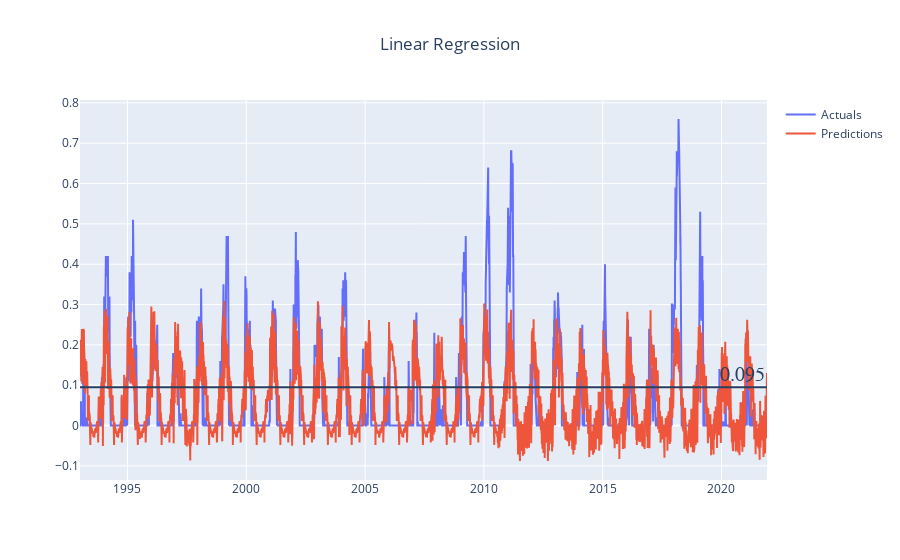

Notebook source saved alongside this figure:
### Markdown cell above
##### Regression Viz

### Code cell
final_lin_predictions, final_lin_rmse, final_lin_fig = pred_lin_reg(single_station_train, date_col, features, target, lin_reg_single_model, lin_reg_single_scaler, True)

final_lin_fig.add_hline(
    y = final_lin_rmse, 
    annotation_text = str(round(final_lin_rmse, 3)),
    annotation=dict(font_size=20, font_family="Times New Roman")
)

final_lin_fig

### Figure 1 — Plotly figure (JSON) as saved in the notebook; plotly's stock layout.template omitted (floating-point values rounded to 4 significant figures; data arrays with more than 128 entries replaced by an {"elided": "..."} marker saying what was removed)
{"data": [{"mode": "lines", "name": "Actuals", "type": "scatter", "x": {"elided": "10562 str values"}, "xaxis": "x", "y": {"elided": "10562 float values"}, "yaxis": "y"}, {"mode": "lines", "name": "Predictions", "type": "scatter", "x": {"elided": "10562 str values"}, "xaxis": "x", "y": {"elided": "10562 float values"}, "yaxis": "y"}], "layout": {"annotations": [{"font": {"family": "Times New Roman", "size": 20}, "showarrow": false, "text": "0.095", "x": 1, "xanchor": "right", "xref": "x domain", "y": 0.09476, "yanchor": "bottom", "yref": "y"}], "shapes": [{"type": "line", "x0": 0, "x1": 1, "xref": "x domain", "y0": 0.09476, "y1": 0.09476, "yref": "y"}], "title": {"text": "Linear Regression", "x": 0.5}, "xaxis": {"anchor": "y", "domain": [0, 1]}, "yaxis": {"anchor": "x", "domain": [0, 1]}}}
